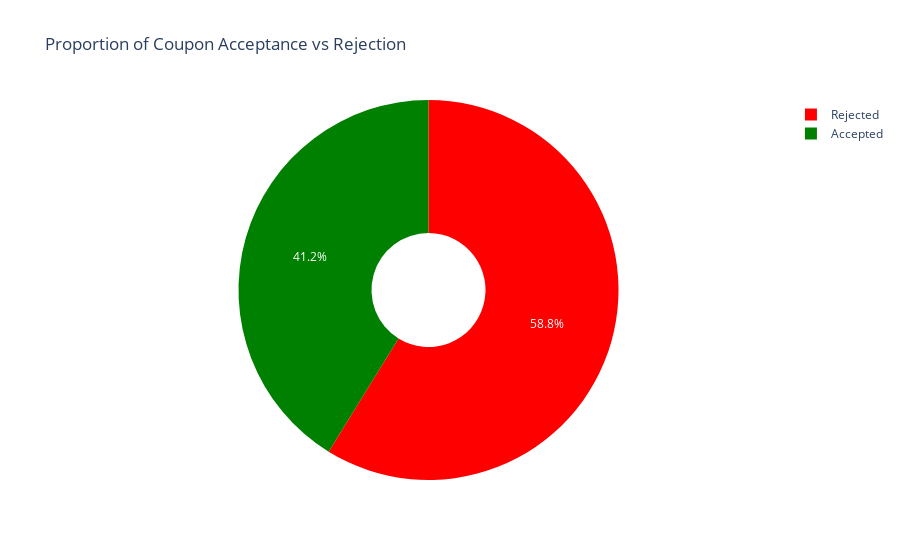

Here is the notebook cell this chart was saved with:
### Markdown cell above
2. What proportion of bar coupons were accepted?

### Code cell
total_acceptance = (df_bar_coupons['Y'] == 1).sum()
total_rejection = (df_bar_coupons['Y'] == 0).sum()
print(f"Accepted = {total_acceptance}, rejected = {total_rejection}")

# Data for the pie chart
labels = ['Accepted', 'Rejected']
sizes = [total_acceptance, total_rejection]

sns.barplot(x=labels, y=sizes)

# Create the pie chart
fig = px.pie(values=sizes, names=labels, title="Proportion of Coupon Acceptance vs Rejection", 
             hole=0.3,  # To create a donut chart (optional, use `hole=0` for regular pie)
             color_discrete_sequence=['red', 'green'])  # Optional: set color scheme

# Show the plot
fig.show()

### Figure 1 — Plotly figure (JSON) as saved in the notebook; plotly's stock layout.template omitted (floating-point values rounded to 4 significant figures)
{"data": [{"domain": {"x": [0, 1], "y": [0, 1]}, "hole": 0.3, "hovertemplate": "label=%{label}<br>value=%{value}<extra></extra>", "labels": ["Accepted", "Rejected"], "legendgroup": "", "name": "", "showlegend": true, "type": "pie", "values": [788, 1125]}], "layout": {"autosize": true, "legend": {"tracegroupgap": 0}, "piecolorway": ["red", "green"], "title": {"text": "Proportion of Coupon Acceptance vs Rejection"}}}
